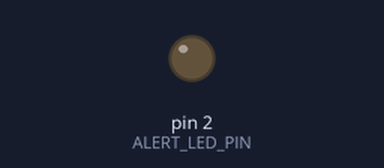
A sketch run on a simulated Arduino Uno, built with avr-gcc and run on an emulated ATmega328P. On the bench: output pins drawn as LEDs (lit = HIGH). What the sketch prints to the serial monitor is not drawn.

Above: at 2.5 s.
Timing chart, 0 to 6.5 s (numbered marks = the images above):
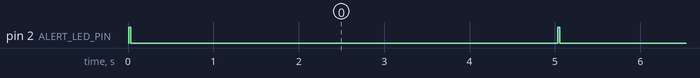

Measured:
- by itself, pin 2 (ALERT_LED_PIN): alternates HIGH for 0.02 s and LOW for 5.0 s

The sketch:

rescuer_unit.ino
```cpp
/*
  RAKSHA - Smart Aquatic Rescue System
  Sample Code: Rescue Unit

  Demonstrates:
  - Receiving a rescue alert
  - Processing victim zone information
  - Starting rescue operation
  - Basic navigation workflow
*/

#define ALERT_LED_PIN 2

String victimZone = "ZONE 3";
String victimGPS = "GPS DATA AVAILABLE";

void setup() {

  Serial.begin(115200);

  pinMode(ALERT_LED_PIN, OUTPUT);

  Serial.println("--------------------------------");
  Serial.println("RAKSHA Rescue Unit");
  Serial.println("--------------------------------");

  Serial.println("Rescue Unit Ready");
  Serial.println("Waiting for Emergency Alert...");
}

void loop() {

  // Sample emergency alert reception
  receiveEmergencyAlert();

  delay(5000);
}


void receiveEmergencyAlert() {

  // Demonstration alert
  bool rescueAlert = true;

  if (rescueAlert) {

    Serial.println("");
    Serial.println("!!! RESCUE ALERT RECEIVED !!!");

    digitalWrite(ALERT_LED_PIN, HIGH);

    Serial.println("Victim Zone: " + victimZone);
    Serial.println("GPS Information: " + victimGPS);

    startRescueOperation();

    digitalWrite(ALERT_LED_PIN, LOW);
  }
}


void startRescueOperation() {

  Serial.println("");
  Serial.println("Starting Rescue Operation...");

  Serial.println("1. Processing GPS location");
  Serial.println("2. Preparing navigation system");
  Serial.println("3. Activating rescue unit");
  Serial.println("4. Moving towards victim location");
  Serial.println("5. Initiating rescue procedure");

  Serial.println("Rescue operation workflow completed.");

  /*
    Actual autonomous navigation,
    motor control, camera processing,
    red-light detection, and rescue
    mechanism code are kept private.
  */
}
```
